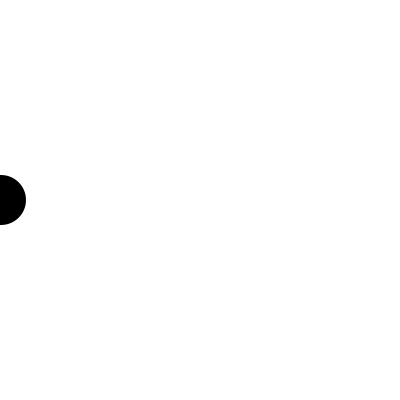
Frame 1 (no input)
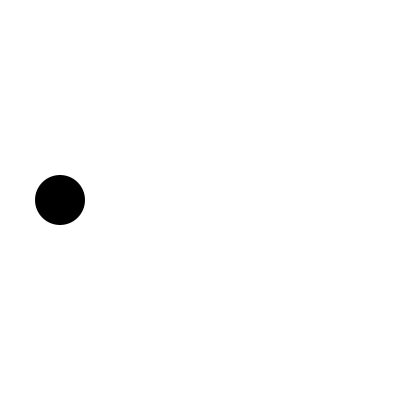
Frame 60 (the mouse pressed at the canvas centre just before this capture)
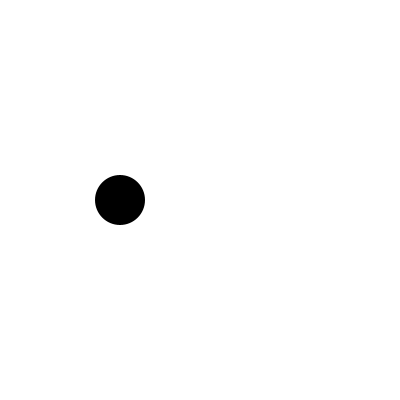
Frame 120 (the mouse held since frame 60 and released just before this capture)

The Processing sketch that drew these frames (run headless with seeded random() and noise(); from frame 60 on, the mouse is pressed at the canvas centre):

// Processing sketch: processing_5863
// ── processing_5863.pde

float rot = 0;
float gruen = 0;
float blau = 0;
float x = 0;
float y = 200;

void setup() {
  size(400,400);
}

void draw() {
  background(255);
  move();
  display();
}

void keyPressed() {
  // Zufallsfarbe für Kreis
  rot = random(0, 256);
  gruen = random(0, 256);
  blau = random(0, 256);
}

void move() {
  x = x + 1;
  if (x > width) {
    x = 0;
  }
}

void display() {
  noStroke();
  fill(rot, gruen, blau);
  ellipse(x,y,50,50);
}
